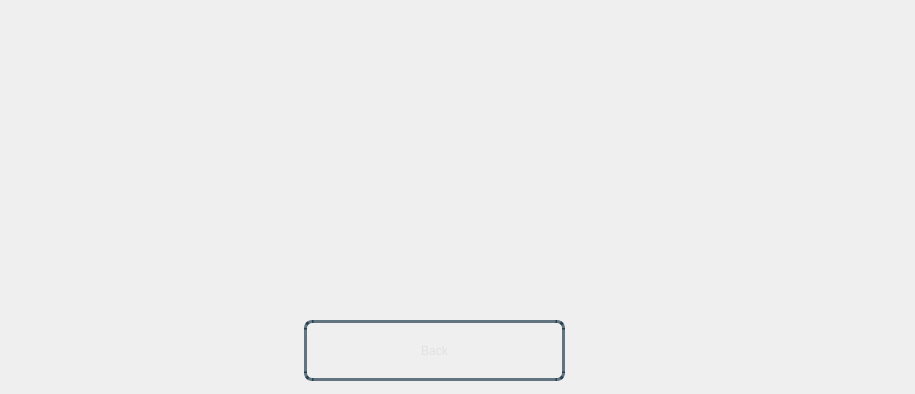
<?xml version="1.0" encoding="UTF-8"?>
<ui version="4.0">
 <class>Dialog</class>
 <widget class="QDialog" name="Dialog">
  <property name="geometry">
   <rect>
    <x>0</x>
    <y>0</y>
    <width>915</width>
    <height>394</height>
   </rect>
  </property>
  <property name="windowTitle">
   <string>Dialog</string>
  </property>
  <widget class="QWidget" name="bgwidget" native="true">
   <property name="geometry">
    <rect>
     <x>0</x>
     <y>0</y>
     <width>911</width>
     <height>391</height>
    </rect>
   </property>
   <property name="styleSheet">
    <string notr="true">QWidget#bgwidget{
background-color:qlineargradient(x1: 1, y1: 1, x2:1, y2: 0.2, stop: 0 rgba(0, 52, 89,140),
stop: 1 rgba(0, 168, 232,190))
}

</string>
   </property>
   <widget class="QLabel" name="classId">
    <property name="geometry">
     <rect>
      <x>330</x>
      <y>10</y>
      <width>641</width>
      <height>111</height>
     </rect>
    </property>
    <property name="styleSheet">
     <string notr="true">font: 24pt &quot;Sans Serif Collection&quot;;
color: rgba(0,23,31,255);</string>
    </property>
    <property name="text">
     <string/>
    </property>
   </widget>
   <widget class="QLabel" name="pythonFaculty">
    <property name="geometry">
     <rect>
      <x>30</x>
      <y>130</y>
      <width>411</width>
      <height>61</height>
     </rect>
    </property>
    <property name="styleSheet">
     <string notr="true">font: 18pt &quot;Sans Serif Collection&quot;;</string>
    </property>
    <property name="text">
     <string/>
    </property>
   </widget>
   <widget class="QLabel" name="deFaculty">
    <property name="geometry">
     <rect>
      <x>30</x>
      <y>220</y>
      <width>391</width>
      <height>61</height>
     </rect>
    </property>
    <property name="styleSheet">
     <string notr="true">font: 18pt &quot;Sans Serif Collection&quot;;</string>
    </property>
    <property name="text">
     <string/>
    </property>
   </widget>
   <widget class="QLabel" name="fsdFaculty">
    <property name="geometry">
     <rect>
      <x>490</x>
      <y>130</y>
      <width>381</width>
      <height>61</height>
     </rect>
    </property>
    <property name="styleSheet">
     <string notr="true">font: 18pt &quot;Sans Serif Collection&quot;;</string>
    </property>
    <property name="text">
     <string/>
    </property>
   </widget>
   <widget class="QLabel" name="psFaculty">
    <property name="geometry">
     <rect>
      <x>490</x>
      <y>220</y>
      <width>381</width>
      <height>61</height>
     </rect>
    </property>
    <property name="styleSheet">
     <string notr="true">font: 18pt &quot;Sans Serif Collection&quot;;</string>
    </property>
    <property name="text">
     <string/>
    </property>
   </widget>
   <widget class="QPushButton" name="backBtn">
    <property name="geometry">
     <rect>
      <x>304</x>
      <y>320</y>
      <width>261</width>
      <height>61</height>
     </rect>
    </property>
    <property name="styleSheet">
     <string notr="true">QPushButton{
border-radius:8px;
border:3px solid rgba(0,30,50,150);
color:rgba(225,225,225,255);
background-color:rgba(0,0,0,0);
font: 22pt &quot;Sans Serif Collection&quot;;
}
.QPushButton:hover
{
   background-color:white;
	color: rgba(0,30,50,150);
}</string>
    </property>
    <property name="text">
     <string>Back</string>
    </property>
   </widget>
  </widget>
 </widget>
 <resources/>
 <connections/>
</ui>
